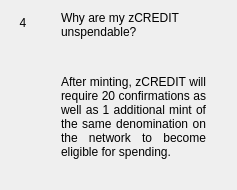
                  <widget class="QWidget" name="widgetFaq4" native="true">
                   <layout class="QHBoxLayout" name="horizontalPage_4" stretch="0,1">
                    <item alignment="Qt::AlignTop">
                     <widget class="QLabel" name="labelNumber4">
                      <property name="minimumSize">
                       <size>
                        <width>24</width>
                        <height>24</height>
                       </size>
                      </property>
                      <property name="maximumSize">
                       <size>
                        <width>16777215</width>
                        <height>24</height>
                       </size>
                      </property>
                      <property name="text">
                       <string>4</string>
                      </property>
                      <property name="alignment">
                       <set>Qt::AlignCenter</set>
                      </property>
                     </widget>
                    </item>
                    <item>
                     <layout class="QVBoxLayout" name="verticalLayoutPage_4">
                      <property name="leftMargin">
                       <number>20</number>
                      </property>
                      <property name="rightMargin">
                       <number>20</number>
                      </property>
                      <item>
                       <widget class="QLabel" name="labelSubtitle4">
                        <property name="text">
                         <string>Why are my zCREDIT unspendable?</string>
                        </property>
                        <property name="wordWrap">
                         <bool>true</bool>
                        </property>
                       </widget>
                      </item>
                      <item>
                       <spacer name="verticalSpacer_40">
                        <property name="orientation">
                         <enum>Qt::Vertical</enum>
                        </property>
                        <property name="sizeType">
                         <enum>QSizePolicy::Fixed</enum>
                        </property>
                        <property name="sizeHint" stdset="0">
                         <size>
                          <width>20</width>
                          <height>30</height>
                         </size>
                        </property>
                       </spacer>
                      </item>
                      <item>
                       <widget class="QLabel" name="labelContent4">
                        <property name="text">
                         <string>
                           &lt;html&gt;&lt;head/&gt;&lt;body&gt;&lt;p align=&quot;justify&quot;&gt;
                           After minting, zCREDIT will require 20 confirmations as well as 1
                           additional mint of the same denomination on the network to
                           become eligible for spending.
                           &lt;/p&gt;&lt;/body&gt;&lt;/html&gt;
                         </string>
                        </property>
                        <property name="alignment">
                         <set>Qt::AlignLeading|Qt::AlignLeft|Qt::AlignTop</set>
                        </property>
                        <property name="wordWrap">
                         <bool>true</bool>
                        </property>
                       </widget>
                      </item>
                      <item>
                       <spacer name="verticalSpacer_41">
                        <property name="orientation">
                         <enum>Qt::Vertical</enum>
                        </property>
                        <property name="sizeHint" stdset="0">
                         <size>
                          <width>20</width>
                          <height>20</height>
                         </size>
                        </property>
                       </spacer>
                      </item>
                     </layout>
                    </item>
                   </layout>
                  </widget>
